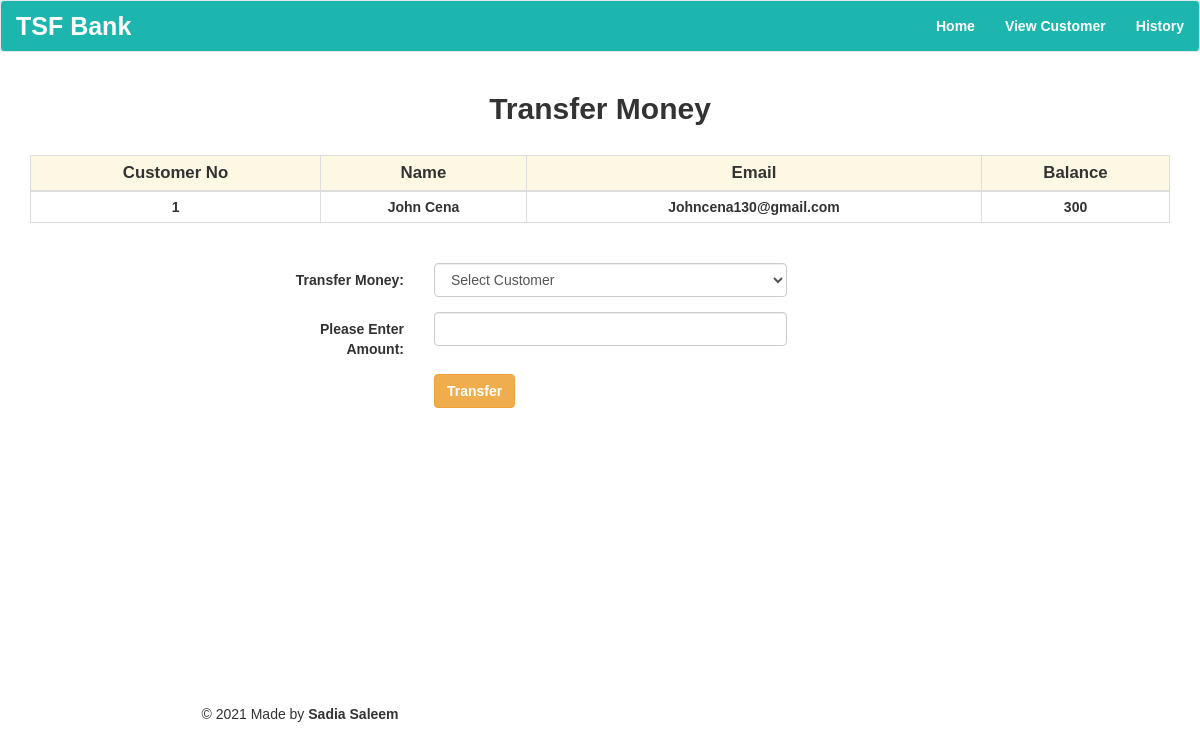
The page /transfer.php?id=1 on the database its author committed.
### tables this page shows
CREATE TABLE `customer` (
  `id` int(5) NOT NULL,
  `name` text NOT NULL,
  `email` varchar(30) NOT NULL,
  `balance` int(10) NOT NULL
);

### transfer.php (the view, shortened to what this page needs)
<!DOCTYPE html>
<html>
<head>
	<link rel="stylesheet" href="https://maxcdn.bootstrapcdn.com/bootstrap/3.4.1/css/bootstrap.min.css">
  		<link rel="stylesheet" type="text/css" href="css/style.css">
</head>
<body>
	<?php
		include'navbar.php';
	?>
<div class="container">
<h2 class="text-center pt-4" style="font-family: sans-serif; font-weight: bold;">Transfer Money</h2>
 <br>
 <div class="table-responsive-sm">
 <table class="table table-hover table-sm table-condensed table-bordered tb" >
    <thead>
      <tr class="info warning">
        <th class="th">Customer No</th>
        <th class="th">Name</th>
        <th class="th">Email</th>
        <th class="th">Balance</th>
      </tr>
    </thead>
    <tbody>
	<?php
		include 'config.php';
		$id = $_GET['id'];
    $sql = "SELECT * FROM `customer` Where id = $id";
   	$result = mysqli_query($conn,$sql);
  ?>
   	<?php
    	while($row = mysqli_fetch_assoc($result))
     	{
     ?>
     		 <tr class="tr">
        			<td><?php echo $row['id']; ?></td>
        			<td><?php echo $row['name']; ?></td>
        			<td><?php echo $row['email']; ?></td>
        			<td><?php echo $row['balance']; ?></td>
      		</tr>
    <?php
    	}
    ?>
    </tbody>
  </table>
  </div>
 		<div>	<br>
			 <form class="form-horizontal"  method="post" action="simple.php"  style="margin-left:22%;">
			    <div class="form-group">
			      <label class="control-label col-sm-2" for="tm">Transfer Money:</label>
			      <div class="col-sm-5">
			        <select class="form-control" name="to" id="to" required>
			        	<option value=""  disabled selected>Select Customer</option>
			        </select>
			      </div>
			    </div>
			    <div class="form-group">
			      <label class="control-label col-sm-2" for="amt" required>Please Enter Amount:</label>
			      <div class="col-sm-5">
			            <input type="number" class="form-control" id="amt"  name="amt">
			      </div>
			    </div>
			    <div class="form-group">
     			 <div class="col-sm-offset-2 col-sm-10">
        		<button class="btn btn-warning" name="submit" type="submit"  style="font-weight: bold;">Transfer
        		</button></a>
     			 </div>
    			</div>
			 </form>
		</div>
</div>
<div class="absolute">
  <footer class="text-center mt-5 py-2" style="margin-top:20%;">
        <p>&copy 2021 Made by <b>Sadia Saleem</b></p>
    </footer>
</div>
</body>
</html>

### css/style.css (style rules this page uses)
* { padding: 0; margin: 0; font-family: sans-serif; }
div.absolute { position: absolute; width: 50%; top: 73%; bottom: 0; margin-left:25;; }

### transfer.php (style rules this page uses)
.th { text-align: center; font-size: 1.2em; font-weight: bold; }
.tr { text-align: center; font-size: 1em; font-family: sans-serif; padding: 20px; font-weight: bold; }

### rows shown on the page
customer: id "1", name "John Cena", email "Johncena130@gmail.com", balance "300"
